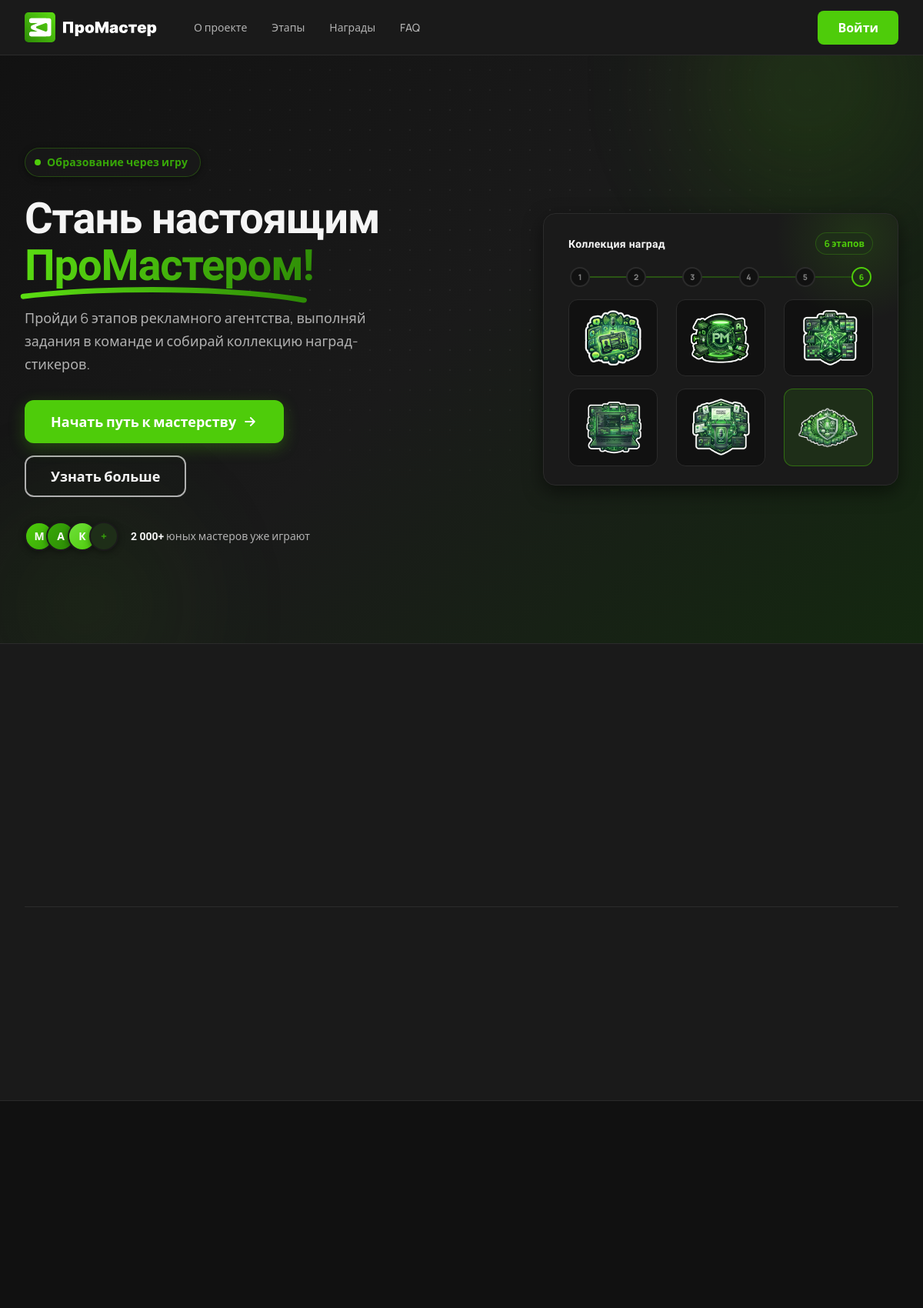
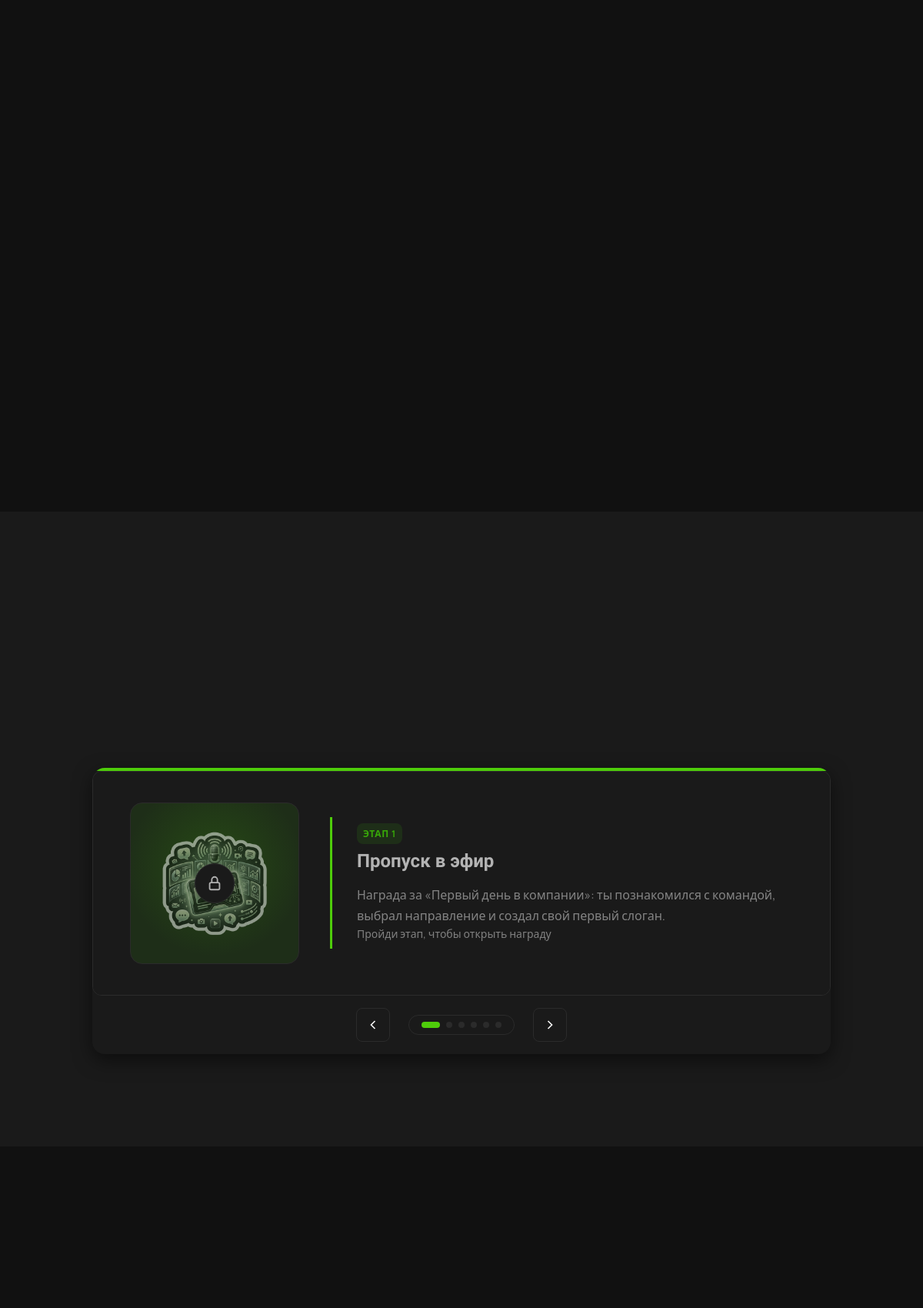
The page / (upper part) on the database its author committed (2 pictures, top to bottom).
### tables this page shows
CREATE TABLE `stickers` (
  `id` INT UNSIGNED NOT NULL AUTO_INCREMENT,
  `sticker_name` VARCHAR(255) NOT NULL,
  `stage_name` VARCHAR(255) NOT NULL,
  `stage_number` VARCHAR(10) NOT NULL,
  `description` TEXT NOT NULL,
  `file_path` VARCHAR(512) NOT NULL,
  PRIMARY KEY (`id`),
  UNIQUE KEY `uq_stickers_stage_number` (`stage_number`)
);

### prog/login_control.php (called while the page is built, shortened)
<?php
if (isset($_SESSION['uid'])) {
    $UID = $_SESSION['uid'];
    $sql = "SELECT * FROM users WHERE id = $UID";
    $user = $connect->query($sql)->fetch();
}else{
    $user = null;
    $user['role'] = 'guest';
}
?>

### pages/main.php (the view, shortened to what this page needs)
<?php
$sql = "SELECT * FROM stickers ORDER BY stage_number";
$stickers = $connect->query($sql)->fetchAll();
$userStickerIds = [];
?>
<section class="hero">
    <div class="hero__bg" aria-hidden="true">
        <span class="hero__glow hero__glow--1"></span>
        <span class="hero__glow hero__glow--2"></span>
        <span class="hero__grid"></span>
    </div>
    <div class="container hero__inner">
        <div class="hero__content">
        <span class="hero__label animate-fade-in-up">
          <span class="hero__label-dot"></span>
          Образование через игру
        </span>
            <h1 class="hero__title animate-fade-in-up animate-delay-1">
                Стань настоящим
                <span class="hero__title-accent">
          </span>
            </h1>
            <p class="hero__subtitle animate-fade-in-up animate-delay-2">Пройди 6 этапов рекламного агентства, выполняй
                задания в команде и собирай коллекцию наград-стикеров.</p>
            <div class="hero__cta animate-fade-in-up animate-delay-3">
                <a href="?page=register" class="btn btn--primary btn--lg btn--shine">
                    Начать путь к мастерству
                    <svg class="btn__arrow" width="20" height="20" viewBox="0 0 24 24" fill="none" stroke="currentColor"
                         stroke-width="2.2" stroke-linecap="round" stroke-linejoin="round">
                        <path d="M5 12h14M13 6l6 6-6 6"/>
                    </svg>
                </a>
                <a href="#about" class="btn btn--outline-dark btn--lg">Узнать больше</a>
            </div>
            <div class="hero__trust animate-fade-in-up animate-delay-4">
                <div class="hero__avatars">
                    <span class="hero__avatar" style="--i:0">М</span>
                    <span class="hero__avatar" style="--i:1">А</span>
                    <span class="hero__avatar" style="--i:2">К</span>
                    <span class="hero__avatar" style="--i:3">+</span>
                </div>
                <p class="hero__trust-text"><strong>2 000+</strong> юных мастеров уже играют</p>
            </div>
        </div>
        <div class="hero__visual animate-fade-in-up animate-delay-3">
            <div class="hero-showcase" aria-hidden="true">
                <div class="hero-showcase__frame">
                    <div class="hero-showcase__head">
                        <span class="hero-showcase__label">Коллекция наград</span>
                        <span class="hero-showcase__meta"><?= count($stickers) ?> этапов</span>
                    </div>
                    <div class="hero-showcase__path">
                        <span class="hero-showcase__step">1</span>
                        <span class="hero-showcase__step">2</span>
                        <span class="hero-showcase__step">3</span>
                        <span class="hero-showcase__step">4</span>
                        <span class="hero-showcase__step">5</span>
                        <span class="hero-showcase__step hero-showcase__step--final">6</span>
                    </div>
                    <div class="hero-showcase__grid">
                        <?php foreach ($stickers as $index => $sticker): ?>
                            <div class="hero-showcase__item<?= $index + 1 == count($stickers) ? ' hero-showcase__item--featured' : '' ?>"
                                 style="--i:<?= $index ?>">
                                <img src="<?= $sticker['file_path'] ?>" alt="<?= $sticker['sticker_name'] ?>" width="72"
                                     height="72">
                            </div>
                        <?php endforeach; ?>
                    </div>
                </div>
            </div>
        </div>
    </div>
</section>
<section class="section about" id="about">
    <div class="container about__inner">
        <div class="section__header section__header--center about__header">
        </div>
        <div class="about__stats">
        </div>
    </div>
</section>
<section class="section" id="stages">
    <div class="container">
        <div class="section__header section__header--center">
        </div>
        <div class="stages__grid">
        </div>
    </div>
</section>
<section class="section awards" id="awards">
    <div class="container">
        <div class="section__header section__header--center">
        </div>
        <div class="awards__frame">
            <div class="awards__slider">
                <div class="awards__track">
                    <?php foreach ($stickers as $sticker):
                        $hasSticker = in_array($sticker['id'], $userStickerIds);
                        ?>
                        <div class="award-slide<?= !$hasSticker ? ' award-slide--locked' : '' ?>">
                            <div class="award-slide__sticker">
                                <?php if (!$hasSticker): ?>
                                    <div class="award-slide__lock" aria-hidden="true">
                                        <svg viewBox="0 0 24 24" fill="none" stroke="currentColor" stroke-width="2">
                                            <rect x="5" y="11" width="14" height="10" rx="2"/>
                                            <path d="M8 11V7a4 4 0 018 0v4"/>
                                        </svg>
                                    </div>
                                <?php endif; ?>
                            </div>
                            <div class="award-slide__content">
                                <span class="award-slide__label">Этап <?= $sticker['stage_number'] ?></span>
                                <h3 class="award-slide__title"><?= $sticker['sticker_name'] ?></h3>
                                <p class="award-slide__desc"><?= $sticker['description'] ?></p>
                                <?php if ($hasSticker): ?>
                                    <a href="<?= $sticker['file_path'] ?>" class="award-slide__download" download>
                                        <svg class="award-slide__download-icon" viewBox="0 0 24 24" fill="none"
                                             stroke="currentColor" stroke-width="2" aria-hidden="true">
                                            <path d="M12 3v12M7 10l5 5 5-5"/>
                                            <path d="M5 21h14"/>
                                        </svg>
                                        Скачать
                                    </a>
                                <?php else: ?>
                                    <p class="award-slide__locked-text">Пройди этап, чтобы открыть награду</p>
                                <?php endif; ?>
                            </div>
                        </div>
                    <?php endforeach; ?>
                </div>
            </div>
            <div class="awards__controls">
                <button class="awards__btn awards__btn--prev" aria-label="Предыдущая награда">
                    <svg width="20" height="20" viewBox="0 0 24 24" fill="none" stroke="currentColor" stroke-width="2">
                        <path d="M15 18l-6-6 6-6"/>
                    </svg>
                </button>
                <div class="awards__dots">
                    <?php foreach ($stickers as $index => $sticker): ?>
                        <button class="awards__dot<?= $index === 0 ? ' active' : '' ?>"
                                aria-label="Награда <?= $index + 1 ?>"></button>
                    <?php endforeach; ?>
                </div>
                <button class="awards__btn awards__btn--next" aria-label="Следующая награда">
                    <svg width="20" height="20" viewBox="0 0 24 24" fill="none" stroke="currentColor" stroke-width="2">
                        <path d="M9 18l6-6-6-6"/>
                    </svg>
                </button>
            </div>
        </div>
    </div>
</section>
<section class="section" id="faq">
    <div class="container">
        <div class="section__header section__header--center">
        </div>
    </div>
</section>

### index.php (shortened to what this page needs)
<?php include('prog/connect.php'); ?>
<?php include('prog/login_control.php'); ?>
<!DOCTYPE html>
<html lang="ru">
<head>
    <link rel="stylesheet" href="assets/css/style.css">
</head>
<body>
<?php
$page = $_GET["page"] ?? null;
if ($page !== "admin") include('components/header.php');
if ($page == null) include('pages/main.php');
?>
</body>
</html>

### components/header.php (shortened to what this page needs)
<header class="header">
    <div class="container header__inner">
        <a href="/" class="header__logo">
            <img src="../assets/images/logo.svg" alt="ПроМастер" class="header__logo-img" width="172" height="40">
        </a>
        <nav class="header__nav">
            <ul class="header__nav-list">
                <li><a href="/#about" class="header__nav-link" onclick="closeBurgerMenu()">О проекте</a></li>
                <li><a href="/#stages" class="header__nav-link" onclick="closeBurgerMenu()">Этапы</a></li>
                <li><a href="/#awards" class="header__nav-link" onclick="closeBurgerMenu()">Награды</a></li>
                <li><a href="/#faq" class="header__nav-link" onclick="closeBurgerMenu()">FAQ</a></li>
            </ul>
            <?php if ($user['role'] == 'guest'): ?>
                <div class="header__actions">
                    <a href="?page=login" class="btn btn--primary" onclick="closeBurgerMenu()">Войти</a>
                </div>
            <?php endif; ?>
        </nav>
    </div>
</header>

### rows shown on the page
stickers: $index 0 (drawn), file_path (picture), stage_number "1", sticker_name "Пропуск в эфир", description "Награда за «Первый день в компании»: ты познакомился с командой, выбрал направление и создал свой первый слоган.", shows "Пройди этап, чтобы открыть награду"
stickers: $index 1 (drawn), file_path (picture)
stickers: $index 2 (drawn), file_path (picture)
stickers: $index 3 (drawn), file_path (picture)
stickers: $index 4 (drawn), file_path (picture)
stickers: $index 5 (drawn), file_path (picture)

### other values the page prints
count($stickers) "6"
